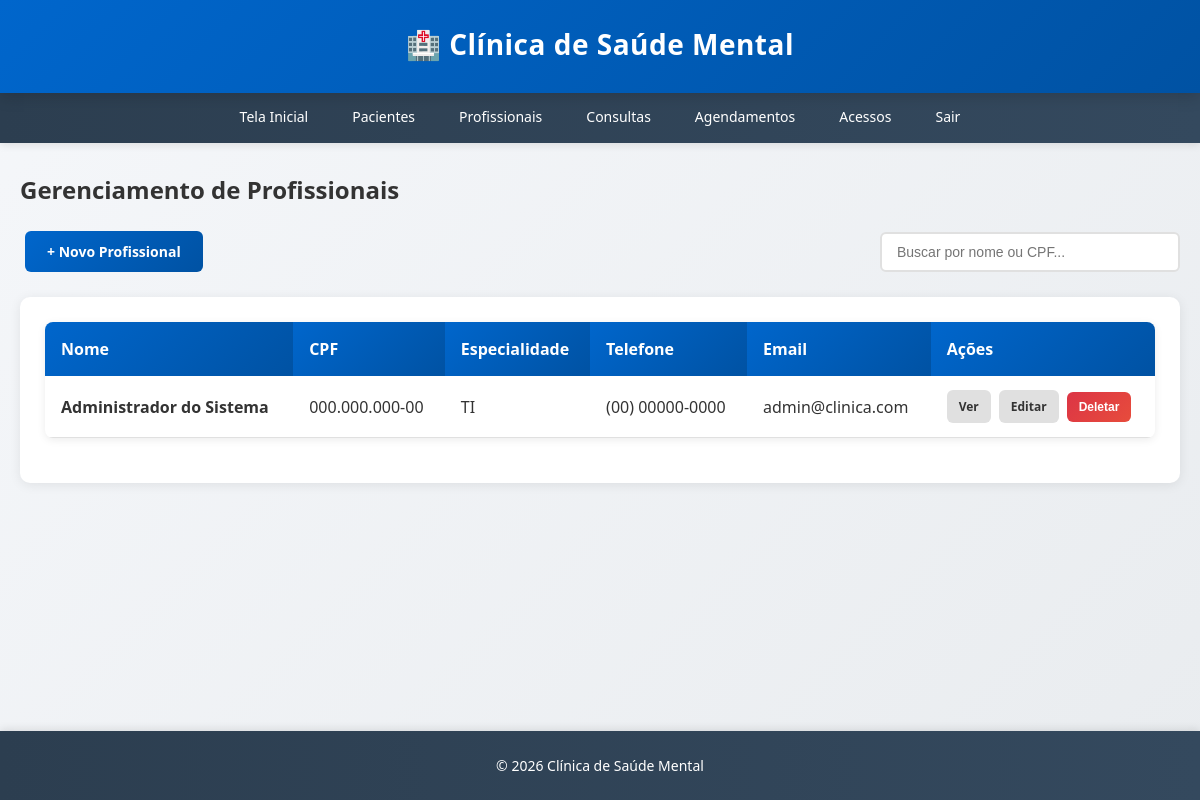
The app's page /profissionais/ (signed in) with its own data.
### app/models.py (models this page shows, shortened)
class Profissional(db.Model):
    __tablename__ = 'profissionais'
    id = db.Column(db.Integer, primary_key=True)
    nome = db.Column(db.String(150), nullable=False)
    cpf = db.Column(db.String(14), unique=True, nullable=False)
    especialidade = db.Column(db.String(100), nullable=False)
    especialidade_customizada = db.Column(db.String(100), nullable=True)
    telefone = db.Column(db.String(20), nullable=False)
    email = db.Column(db.String(120), nullable=True)
    numero_registro = db.Column(db.String(50), nullable=True)
    estado_civil = db.Column(db.String(50), nullable=True)
    endereco = db.Column(db.String(300), nullable=True)
    nome_contato_emergencia = db.Column(db.String(150), nullable=True)
    telefone_contato_emergencia = db.Column(db.String(20), nullable=True)
    data_cadastro = db.Column(db.DateTime, default=datetime.utcnow)
    consultas = db.relationship('Consulta', backref='profissional', lazy=True, cascade='all, delete-orphan')
    agendamentos = db.relationship('Agendamento', backref='profissional', lazy=True, cascade='all, delete-orphan')

### app/routes.py (the view)
@profissionais_bp.route('/')
@login_required
def listar_profissionais():
    profissionais = Profissional.query.all()
    return render_template('profissionais/listar.html', profissionais=profissionais)

### app/templates/profissionais/listar.html (shortened to what this page needs)
{% extends "base.html" %}
{% block content %}
<h2>Gerenciamento de Profissionais</h2>
<div class="header-actions">
    <a href="{{ url_for('profissionais.novo_profissional') }}" class="btn btn-primary">+ Novo Profissional</a>
    <div class="search-box">
        <input type="text" id="searchInput" placeholder="Buscar por nome ou CPF...">
    </div>
</div>
{% if profissionais %}
<div class="card">
    <table>
        <thead>
            <tr>
                <th>Nome</th>
                <th>CPF</th>
                <th>Especialidade</th>
                <th>Telefone</th>
                <th>Email</th>
                <th>Ações</th>
            </tr>
        </thead>
        <tbody id="profissionaisTable">
            {% for profissional in profissionais %}
            <tr class="profissional-row" data-search="{{ profissional.nome|lower }} {{ profissional.cpf|lower }}">
                <td><strong>{{ profissional.nome }}</strong></td>
                <td>{{ profissional.cpf|format_cpf }}</td>
                <td>
                    {{ profissional.especialidade }}
                </td>
                <td>{{ profissional.telefone }}</td>
                <td>{{ profissional.email or '-' }}</td>
                <td>
                    <div class="actions-cell">
                        <a href="{{ url_for('profissionais.ver_profissional', id=profissional.id) }}" class="btn btn-secondary">Ver</a>
                        <a href="{{ url_for('profissionais.editar_profissional', id=profissional.id) }}" class="btn btn-secondary">Editar</a>
                        <form method="POST" action="{{ url_for('profissionais.deletar_profissional', id=profissional.id) }}" style="display:inline;">
                            <button type="submit" class="btn btn-danger" onclick="return confirm('Tem certeza que deseja deletar este profissional?')">Deletar</button>
                        </form>
                    </div>
                </td>
            </tr>
            {% endfor %}
        </tbody>
    </table>
</div>
{% else %}
<div class="no-data">
    <p>Nenhum profissional cadastrado no sistema.</p>
    <a href="{{ url_for('profissionais.novo_profissional') }}" class="btn btn-primary">Cadastrar Primeiro Profissional</a>
</div>
{% endif %}
{% endblock %}

### app/templates/base.html (style rules this page uses)
* { margin: 0; padding: 0; box-sizing: border-box; }
body { font-family: 'Segoe UI', Tahoma, Geneva, Verdana, sans-serif; background: linear-gradient(135deg, #f5f7fa 0%, #e9ecef 100%); color: #333; min-height: 100vh; display: flex; flex-direction: column; }
.btn { display: inline-block; padding: 11px 22px; margin: 5px; border: none; border-radius: 6px; cursor: pointer; text-decoration: none; font-size: 14px; font-weight: 600; transition: all 0.3s ease; }
.btn-primary { background: linear-gradient(135deg, #0066cc 0%, #0052a3 100%); color: white; }
.btn-secondary { background: #e0e0e0; color: #333; }
.btn-danger { background: linear-gradient(135deg, #dc3545 0%, #e74c3c 100%); color: white; }
table { width: 100%; border-collapse: collapse; background: white; box-shadow: 0 2px 8px rgba(0, 0, 0, 0.08); margin-bottom: 20px; border-radius: 8px; overflow: hidden; }
table th { background: linear-gradient(135deg, #0066cc 0%, #0052a3 100%); color: white; padding: 16px; text-align: left; font-weight: 600; }
table td { padding: 14px 16px; border-bottom: 1px solid #e0e0e0; }
.card { background: white; border-radius: 10px; box-shadow: 0 2px 12px rgba(0, 0, 0, 0.08); padding: 25px; margin-bottom: 20px; transition: all 0.3s ease; }
h2 { color: #333; margin-bottom: 10px; font-size: 24px; font-weight: 600; }
h2 { color: #333; margin-bottom: 20px; font-size: 24px; font-weight: 600; }

### app/templates/profissionais/listar.html (style rules this page uses)
.header-actions { display: flex; justify-content: space-between; align-items: center; margin-bottom: 20px; gap: 15px; }
.search-box { flex: 1; max-width: 300px; }
.search-box input { width: 100%; padding: 10px 15px; border: 2px solid #e0e0e0; border-radius: 6px; font-size: 14px; transition: all 0.3s ease; }
table td { vertical-align: middle; white-space: nowrap; overflow: hidden; text-overflow: ellipsis; }
table th { white-space: nowrap; }
.actions-cell { display: flex; gap: 8px; flex-wrap: nowrap; align-items: center; justify-content: flex-start; }
.actions-cell .btn { margin: 0; padding: 8px 12px; font-size: 12px; white-space: nowrap; }
.actions-cell form { display: inline; margin: 0; }

### records on screen
Profissional: nome "Administrador do Sistema", cpf "000.000.000-00", especialidade "TI", telefone "(00) 00000-0000", email "admin@clinica.com"
